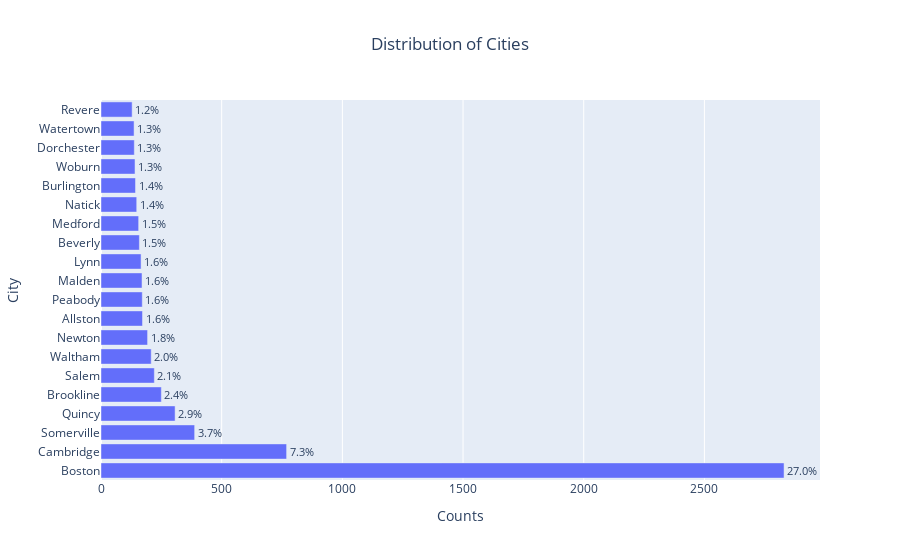

The notebook cell saved with this chart:
### Code cell
fig = px.bar(df, y='City', x='Counts', text='Percentage', orientation='h',
             title='Distribution of Cities')
fig.update_traces(textposition='outside')
fig.update_layout(title_x=0.5)
fig.show()

### Figure 1 — Plotly figure (JSON) as saved in the notebook; plotly's stock layout.template omitted (floating-point values rounded to 4 significant figures)
{"data": [{"alignmentgroup": "True", "hovertemplate": "Counts=%{x}<br>City=%{y}<br>Percentage=%{text}<extra></extra>", "legendgroup": "", "marker": {"color": "#636efa"}, "name": "", "offsetgroup": "", "orientation": "h", "showlegend": false, "text": ["27.0%", "7.3%", "3.7%", "2.9%", "2.4%", "2.1%", "2.0%", "1.8%", "1.6%", "1.6%", "1.6%", "1.6%", "1.5%", "1.5%", "1.4%", "1.4%", "1.3%", "1.3%", "1.3%", "1.2%"], "textposition": "outside", "type": "bar", "x": [2830, 769, 388, 307, 250, 221, 208, 193, 172, 171, 170, 166, 159, 156, 148, 143, 141, 138, 137, 129], "xaxis": "x", "y": ["Boston", "Cambridge", "Somerville", "Quincy", "Brookline", "Salem", "Waltham", "Newton", "Allston", "Peabody", "Malden", "Lynn", "Beverly", "Medford", "Natick", "Burlington", "Woburn", "Dorchester", "Watertown", "Revere"], "yaxis": "y"}], "layout": {"barmode": "relative", "legend": {"tracegroupgap": 0}, "title": {"text": "Distribution of Cities", "x": 0.5}, "xaxis": {"anchor": "y", "domain": [0, 1], "title": {"text": "Counts"}}, "yaxis": {"anchor": "x", "domain": [0, 1], "title": {"text": "City"}}}}
